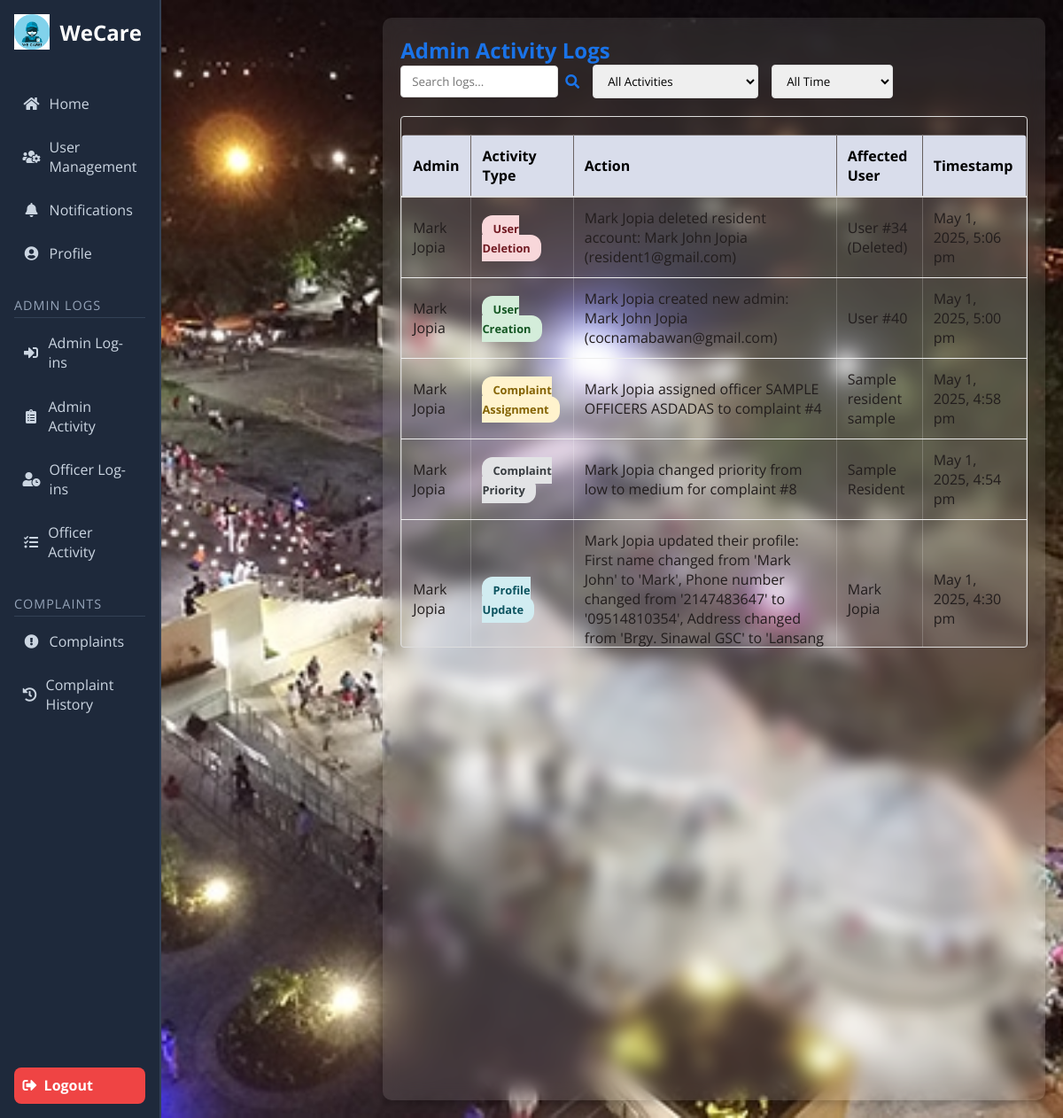
Page /admin_activity_logs.php (signed in) on the committed database.
### tables this page shows
CREATE TABLE `admin_activity_logs` (
  `id` int(11) NOT NULL,
  `admin_id` int(11) NOT NULL,
  `activity_type` varchar(50) NOT NULL,
  `action` varchar(255) NOT NULL,
  `user_affected_id` int(11) DEFAULT NULL,
  `timestamp` datetime NOT NULL DEFAULT current_timestamp()
);

CREATE TABLE `users` (
  `id` int(11) NOT NULL,
  `first_name` varchar(200) NOT NULL,
  `middle_name` varchar(200) NOT NULL,
  `last_name` varchar(200) NOT NULL,
  `email` varchar(200) NOT NULL,
  `password` varchar(200) NOT NULL,
  `phone_number` int(200) NOT NULL,
  `address` varchar(200) NOT NULL,
  `session_token` varchar(255) DEFAULT NULL,
  `token_expiry` datetime DEFAULT NULL,
  `reset_token` varchar(255) DEFAULT NULL,
  `reset_token_expiry` datetime DEFAULT NULL,
  `role` enum('admin','resident','officer') DEFAULT 'resident',
  `profile_picture` varchar(255) DEFAULT NULL
);

### admin_activity_logs.php (the view, shortened to what this page needs)
<?php
require_once 'includes/db_conn.php';
try {
    $stmt = $conn->prepare("
        SELECT
            al.*,
            admin.first_name as admin_first_name,
            admin.last_name as admin_last_name,
            affected.first_name as affected_first_name,
            affected.last_name as affected_last_name,
            al.user_affected_id as affected_id
        FROM
            admin_activity_logs al
        LEFT JOIN
            users admin ON al.admin_id = admin.id
        LEFT JOIN
            users affected ON al.user_affected_id = affected.id
        ORDER BY
            al.timestamp DESC
    ");
    $stmt->execute();
    $logs = $stmt->fetchAll(PDO::FETCH_ASSOC);
} catch (PDOException $e) {
    die("Error fetching admin logs: " . $e->getMessage());
}
?>
<!DOCTYPE html>
<html lang="en">
<head>
    <link rel="stylesheet" href="assets/css/style.css">
    <link href="https://cdnjs.cloudflare.com/ajax/libs/font-awesome/5.15.4/css/all.min.css" rel="stylesheet">
</head>
<body>
    <div class="dashboard-wrapper">
        <?php include 'includes/sidebar.php'; ?>
        <main class="main-content">
            <div class="container">
                <h2 style="color: #1a73e8;">Admin Activity Logs</h2>
                <div class="filter-container">
                    <div class="filter-group">
                        <input type="text" id="search" class="filter-input" placeholder="Search logs...">
                        <i class="fas fa-search" style="color: #1a73e8;"></i>
                    </div>
                    <div class="filter-group">
                        <select id="activityFilter" class="filter-input">
                            <option value="all">All Activities</option>
                        </select>
                    </div>
                    <div class="filter-group">
                        <select id="timeFilter" class="filter-input">
                            <option value="all">All Time</option>
                        </select>
                    </div>
                </div>
                <div class="table-container">
                    <table class="log-table">
                        <thead>
                            <tr>
                                <th>Admin</th>
                                <th>Activity Type</th>
                                <th>Action</th>
                                <th>Affected User</th>
                                <th>Timestamp</th>
                            </tr>
                        </thead>
                        <tbody>
                            <?php foreach ($logs as $log): ?>
                                <tr>
                                    <td><?php echo htmlspecialchars($log['admin_first_name'] . ' ' . $log['admin_last_name']); ?></td>
                                    <td>
                                        <span class="activity-type <?php echo str_replace('_', '-', $log['activity_type']); ?>">
                                            <?php echo str_replace('_', ' ', $log['activity_type']); ?>
                                        </span>
                                    </td>
                                    <td><?php echo htmlspecialchars($log['action']); ?></td>
                                    <td>
                                        <?php if ($log['user_affected_id']): ?>
                                            <?php if (!empty($log['affected_first_name'])): ?>
                                                <?php echo htmlspecialchars($log['affected_first_name'] . ' ' . $log['affected_last_name']); ?>
                                            <?php else: ?>
                                                User #<?php echo htmlspecialchars($log['user_affected_id']); ?>
                                                <?php if ($log['activity_type'] === 'user_deletion'): ?>
                                                    (Deleted)
                                                <?php endif; ?>
                                            <?php endif; ?>
                                        <?php else: ?>
                                            N/A
                                        <?php endif; ?>
                                    </td>
                                    <td data-timestamp="<?php echo strtotime($log['timestamp']); ?>">
                                        <?php echo date("F j, Y, g:i a", strtotime($log['timestamp'])); ?>
                                    </td>
                                </tr>
                            <?php endforeach; ?>
                        </tbody>
                    </table>
                </div>
            </div>
        </main>
    </div>
</body>
</html>

### assets/css/style.css (style rules this page uses)
* { margin: 0; padding: 0; box-sizing: border-box; font-family: "Open Sans", sans-serif; }
body { display: flex; align-items: stretch; min-height: 100vh; width: 100%; background: url("../images/image.jpg"), #000; background-position: center; background-size: cover; background-repeat: no-repeat; color: #fff; }
.dashboard-wrapper { display: flex; width: 100%; }
.main-content { flex-grow: 1; padding: 20px; background: rgba(255, 255, 255, 0.1); border-radius: 10px; margin: 20px; box-shadow: 0 4px 10px rgba(0, 0, 0, 0.2); backdrop-filter: blur(10px); -webkit-backdrop-filter: blur(10px); }
table { width: 100%; border-collapse: collapse; margin-top: 20px; background: rgba(255, 255, 255, 0.1); border-radius: 5px; overflow: hidden; }
table th, table td { padding: 12px; border: 1px solid rgba(255, 255, 255, 0.2); text-align: left; color: #fff; }
table th { background: rgba(0, 123, 255, 0.5); color: #fff; }

### admin_activity_logs.php (style rules this page uses)
.main-content { padding: 20px; margin-left: 250px; transition: margin-left 0.3s; }
.filter-container { margin-bottom: 20px; display: flex; gap: 15px; flex-wrap: wrap; }
.filter-group { display: flex; align-items: center; gap: 8px; }
.filter-input { padding: 8px 12px; border: 1px solid #ddd; border-radius: 4px; color: #000; }
.log-table { width: 100%; border-collapse: collapse; margin-top: 20px; }
.log-table th { position: sticky; top: 0; background: #d9ddeb; padding: 12px; text-align: left; border-bottom: 2px solid #ddd; color: #000; }
.log-table td { padding: 12px; border-bottom: 1px solid #eee; color: #221d1d; }
.table-container { max-height: 600px; overflow-y: auto; border: 1px solid #ddd; border-radius: 4px; }
.activity-type { padding: 6px 12px; border-radius: 12px; font-size: 0.8em; font-weight: bold; text-transform: capitalize; }
.profile-update { background: #d1ecf1; color: #0c5460; }
.user-creation { background: #d4edda; color: #155724; }
.user-deletion { background: #f8d7da; color: #721c24; }
.complaint-assignment { background: #fff3cd; color: #856404; }
.complaint-priority { background: #e2e3e5; color: #383d41; }

### rows in the picture
admin_activity_logs: users.first_name+last_name "Mark Jopia", activity_type "User Deletion", action "Mark Jopia deleted resident account: Mark John Jopia (resident1@gmail.com)", user_affected "34", shows "(Deleted)", timestamp "May 1, 2025, 5:06 pm"
admin_activity_logs: users.first_name+last_name "Mark Jopia", activity_type "User Creation", action "Mark Jopia created new admin: Mark John Jopia (cocnamabawan@gmail.com)", user_affected "40", timestamp "May 1, 2025, 5:00 pm"
admin_activity_logs: users.first_name+last_name "Mark Jopia", activity_type "Complaint Assignment", action "Mark Jopia assigned officer SAMPLE OFFICERS ASDADAS to complaint #4", users.first_name+last_name "Sample resident sample", timestamp "May 1, 2025, 4:58 pm"
admin_activity_logs: users.first_name+last_name "Mark Jopia", activity_type "Complaint Priority", action "Mark Jopia changed priority from low to medium for complaint #8", users.first_name+last_name "Sample Resident", timestamp "May 1, 2025, 4:54 pm"
admin_activity_logs: users.first_name+last_name "Mark Jopia", activity_type "Profile Update", action "Mark Jopia updated their profile: First name changed from 'Mark John' to 'Mark', Phone number changed from '2147483647' to '09514810354', Address changed from 'Brgy. Sinawal GSC' to 'Lansang…", timestamp "May 1, 2025, 4:30 pm"
